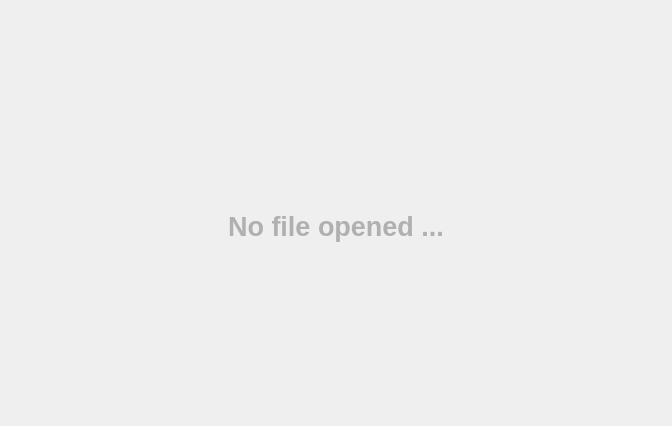
<?xml version="1.0" encoding="UTF-8"?>
<ui version="4.0">
 <class>NoModelWidget</class>
 <widget class="QWidget" name="NoModelWidget">
  <property name="geometry">
   <rect>
    <x>0</x>
    <y>0</y>
    <width>672</width>
    <height>426</height>
   </rect>
  </property>
  <property name="sizePolicy">
   <sizepolicy hsizetype="Preferred" vsizetype="Preferred">
    <horstretch>1</horstretch>
    <verstretch>0</verstretch>
   </sizepolicy>
  </property>
  <property name="windowTitle">
   <string>Form</string>
  </property>
  <layout class="QVBoxLayout" name="verticalLayout">
   <property name="spacing">
    <number>0</number>
   </property>
   <property name="margin">
    <number>0</number>
   </property>
   <item>
    <widget class="QFrame" name="frame_8">
     <property name="minimumSize">
      <size>
       <width>0</width>
       <height>28</height>
      </size>
     </property>
     <property name="maximumSize">
      <size>
       <width>16777215</width>
       <height>28</height>
      </size>
     </property>
     <property name="styleSheet">
      <string notr="true">background-image: url(:toolbar)</string>
     </property>
     <property name="lineWidth">
      <number>0</number>
     </property>
    </widget>
   </item>
   <item>
    <widget class="QLabel" name="label">
     <property name="text">
      <string>&lt;html&gt;&lt;head/&gt;&lt;body&gt;&lt;p&gt;&lt;span style=&quot; font-size:20pt; font-weight:600; color:#b0b0b0;&quot;&gt;No file opened ...&lt;/span&gt;&lt;/p&gt;&lt;/body&gt;&lt;/html&gt;</string>
     </property>
     <property name="alignment">
      <set>Qt::AlignCenter</set>
     </property>
    </widget>
   </item>
  </layout>
 </widget>
 <resources/>
 <connections/>
</ui>
